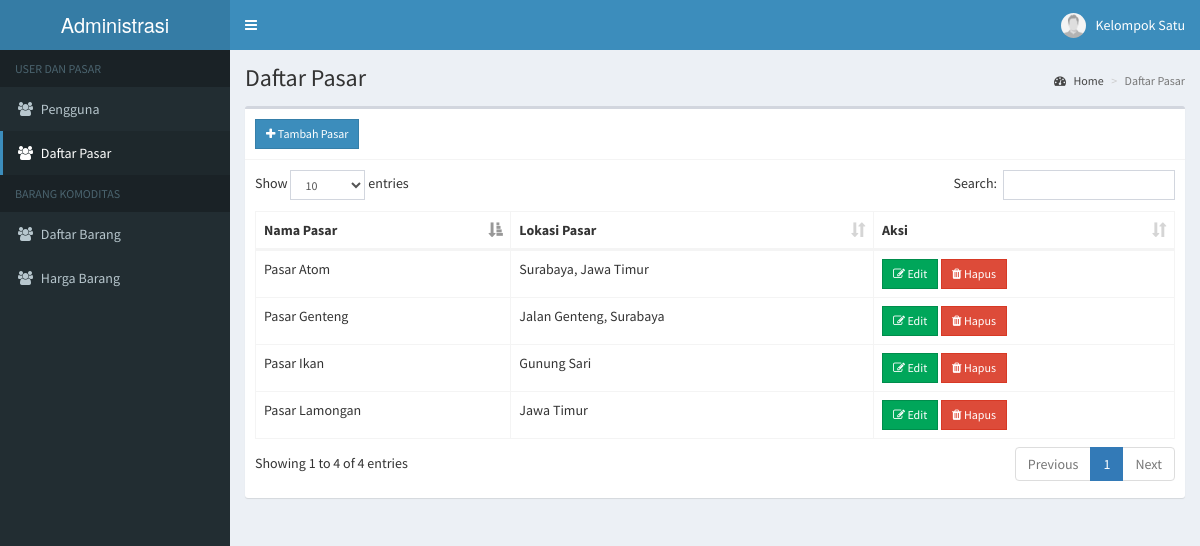
The app's page /admin/pasar.php (signed in) with its own data.
### tables this page shows
CREATE TABLE `users` (
  `id` int(11) NOT NULL,
  `email` varchar(200) NOT NULL,
  `password` varchar(60) NOT NULL,
  `type` int(1) NOT NULL,
  `firstname` varchar(50) NOT NULL,
  `lastname` varchar(50) NOT NULL,
  `address` text NOT NULL,
  `contact_info` varchar(100) NOT NULL,
  `photo` varchar(200) NOT NULL,
  `status` int(1) NOT NULL,
  `activate_code` varchar(15) NOT NULL,
  `reset_code` varchar(15) NOT NULL,
  `created_on` date NOT NULL
);

CREATE TABLE `pasar` (
  `id` int(11) NOT NULL,
  `nama` varchar(100) NOT NULL,
  `lokasi` varchar(100) NOT NULL
);

### admin/includes/session.php (called while the page is built, shortened)
<?php
	include '../includes/conn.php';
	$conn = $pdo->open();
	$stmt = $conn->prepare("SELECT * FROM users WHERE id=:id");
	$stmt->execute(['id'=>$_SESSION['admin']]);
	$admin = $stmt->fetch();
?>

### admin/pasar.php (the view, shortened to what this page needs)
<?php include 'admin/includes/session.php'; ?>
<?php include 'admin/includes/header.php'; ?>
<body class="hold-transition skin-blue sidebar-mini">
<div class="wrapper">
  <?php include 'admin/includes/navbar.php'; ?>
  <?php include 'admin/includes/menubar.php'; ?>
  <div class="content-wrapper">
    <section class="content-header">
      <h1>
        Daftar Pasar
      </h1>
      <ol class="breadcrumb">
        <li><a href="#"><i class="fa fa-dashboard"></i> Home</a></li>
        <li class="active">Daftar Pasar</li>
      </ol>
    </section>
    <section class="content">
      <div class="row">
        <div class="col-xs-12">
          <div class="box">
            <div class="box-header with-border">
              <a href="#addnew" data-toggle="modal" class="btn btn-primary btn-sm btn-flat"><i class="fa fa-plus"></i> Tambah Pasar</a>
            </div>
            <div class="box-body">
              <table id="example1" class="table table-bordered">
                <thead>
                  <th>Nama Pasar</th>
                  <th>Lokasi Pasar</th>
                  <th>Aksi</th>
                </thead>
                <tbody>
                  <?php
                    $conn = $pdo->open();
                    try{
                      $stmt = $conn->prepare("SELECT * FROM pasar");
                      $stmt->execute();
                      foreach($stmt as $row){
                        echo "
                          <tr>
                            <td>".$row['nama']."</td>
                            <td>".$row['lokasi']."</td>
                            <td>
                              <button class='btn btn-success btn-sm edit btn-flat' data-id='".$row['id']."'><i class='fa fa-edit'></i> Edit</button>
                              <button class='btn btn-danger btn-sm delete btn-flat' data-id='".$row['id']."'><i class='fa fa-trash'></i> Hapus</button>
                            </td>
                          </tr>
                        ";
                      }
                    }
                    catch(PDOException $e){
                      echo $e->getMessage();
                    }
                  ?>
                </tbody>
              </table>
            </div>
          </div>
        </div>
      </div>
    </section>
  </div>
</div>
</body>
</html>

### admin/includes/navbar.php (shortened to what this page needs)
<header class="main-header">
  <a href="#" class="logo">
    <span class="logo-lg">Administrasi</span>
  </a>
  <nav class="navbar navbar-static-top">
    <a href="#" class="sidebar-toggle" data-toggle="push-menu" role="button">
    </a>
    <div class="navbar-custom-menu">
      <ul class="nav navbar-nav">
        <li class="dropdown user user-menu">
          <a href="#" class="dropdown-toggle" data-toggle="dropdown">
            <img src="<?php echo (!empty($admin['photo'])) ? '../images/'.$admin['photo'] : '../images/profile.jpg'; ?>" class="user-image" alt="User Image">
            <span class="hidden-xs"><?php echo $admin['firstname'].' '.$admin['lastname']; ?></span>
          </a>
        </li>
      </ul>
    </div>
  </nav>
</header>

### records on screen
users: firstname "Kelompok", lastname "Satu"
pasar: nama "Pasar Atom", lokasi "Surabaya, Jawa Timur"
pasar: nama "Pasar Genteng", lokasi "Jalan Genteng, Surabaya"
pasar: nama "Pasar Lamongan", lokasi "Jawa Timur"
pasar: nama "Pasar Ikan", lokasi "Gunung Sari"
